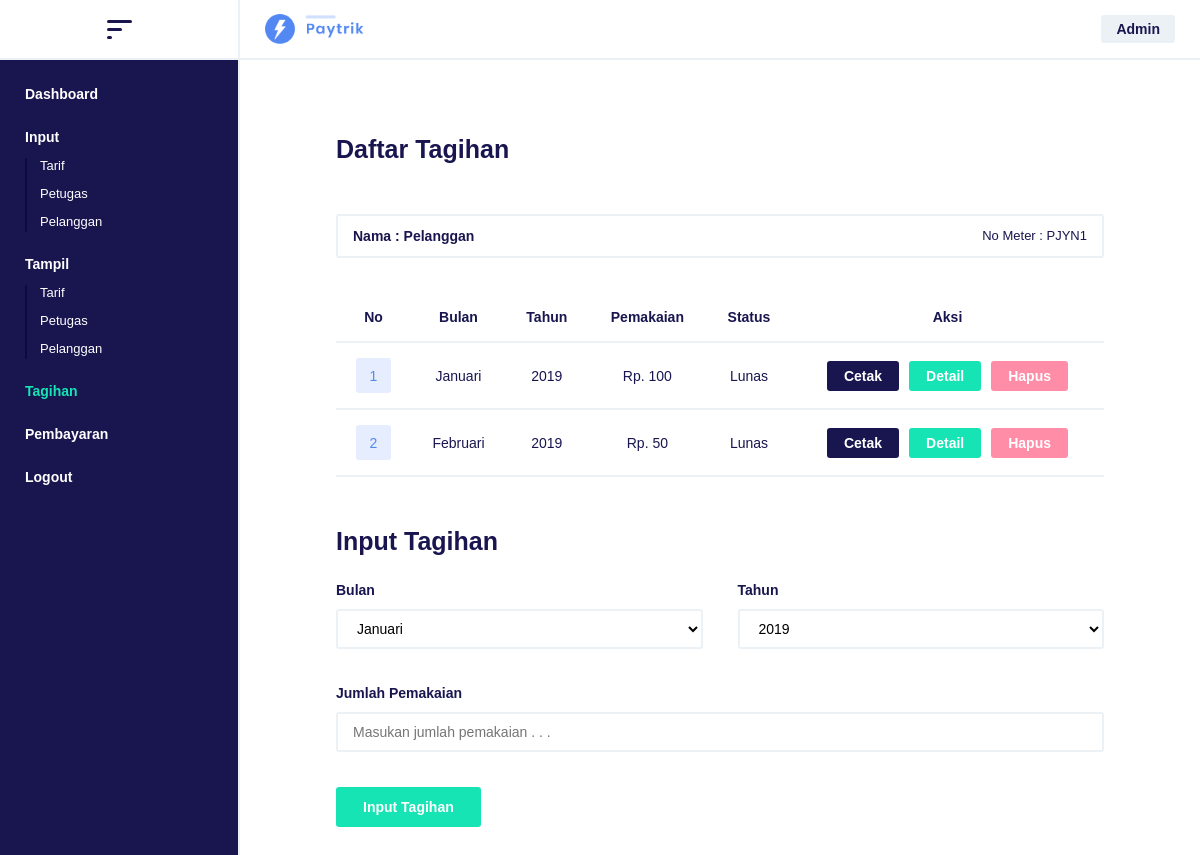
/daftartagihan.php?nopelanggan=1 (signed in), run on the app's committed database.
### tables this page shows
CREATE TABLE `tbpelanggan` (
  `kodePelanggan` int(11) NOT NULL,
  `noPelanggan` varchar(50) NOT NULL,
  `noMeter` varchar(50) NOT NULL,
  `kodeTarif` int(11) NOT NULL,
  `namaLengkap` varchar(50) NOT NULL,
  `telp` varchar(15) NOT NULL,
  `alamat` varchar(100) NOT NULL
);

CREATE TABLE `tbtagihan` (
  `kodeTagihan` int(11) NOT NULL,
  `noTagihan` varchar(50) NOT NULL,
  `noPelanggan` varchar(50) NOT NULL,
  `tahunTagih` varchar(50) NOT NULL,
  `bulanTagih` varchar(50) NOT NULL,
  `jumlahPemakaian` double(10,0) NOT NULL,
  `totalBayar` double(10,0) NOT NULL,
  `status` varchar(15) NOT NULL
);

### daftartagihan.php (the view, shortened to what this page needs)
<?php
require_once "koneksi.php";
$noPelanggan = $_GET['nopelanggan'];
$user = mysqli_query($connect, "SELECT * FROM tbpelanggan WHERE noPelanggan = '$noPelanggan'");
if( isset($noPelanggan) ){
	if( mysqli_num_rows($user) > 0 ){
		$data = mysqli_fetch_assoc($user);
	} else {
		echo "<script>
			alert('Akun tidak ditemukan !');
			location.href = 'inputtagihan.php';
		</script>";
	}
} else {
	header("Location: inputtagihan.php");
}
$sql = mysqli_query($connect, "SELECT * FROM tbtagihan WHERE noPelanggan = '$noPelanggan'");
?>
<!DOCTYPE html>
<html>
<head>
	<link rel="stylesheet" type="text/css" href="style.css">
</head>
<body>
<div class="container bflex">
	<div class="head cflex">
		<a class="btn-menu">
			<div class="icon icon1"></div>
			<div class="icon icon2"></div>
			<div class="icon icon3"></div>
		</a>
	</div>
	<div class="lcontainer">
		<ul class="menu">
			<li class="title-menu"><a href="dashboard.php"><span> Dashboard </span></a></li>
			<?php if( $_SESSION['level'] == 'Admin' ){ ?>
				<li class="title-menu"><a href="inputtarif.php"><span> Input </span></a>
					<ul class="drop">
						<li><a href="inputtarif.php"> Tarif </a></li>
						<li><a href="inputpetugas.php"> Petugas </a></li>
						<li><a href="inputpelanggan.php"> Pelanggan </a></li>
					</ul>
				</li>
				<li class="title-menu"><a href="tampiltarif.php"><span> Tampil </span></a>
					<ul class="drop">
						<li><a href="tampiltarif.php"> Tarif </a></li>
						<li><a href="tampilpetugas.php"> Petugas </a></li>
						<li><a href="tampilpelanggan.php"> Pelanggan </a></li>
					</ul>
				</li>
			<?php } ?>
			<li class="title-menu"><a href="inputtagihan.php"><span style="color: #16e4b4"> Tagihan </span></a></li>
			<li class="title-menu"><a href="inputpembayaran.php"><span> Pembayaran </span></a></li>
			<li><a class="btn-logout" "><span> Logout </span></a></li>
		</ul>
	</div>
	<div class="rcontainer">
		<div class="header bflex">
			<a href="dashboard.php">
				<img src="image/logo.png">
			</a>
			<div class="title-user">
				<span> <?php echo $_SESSION['level'] ?> </span>
			</div>
		</div>
		<div class="wrapper">
			<div class="delimiter">
				<h1 style="margin-top: 35px"> Daftar Tagihan </h1>
				<div class="user bflex">
					<span> Nama : <?php echo $data['namaLengkap'] ?> </span>
					<p> No Meter : <?php echo $data['noMeter'] ?> </p>
				</div>
				<?php if( mysqli_num_rows($sql) > 0 ){ $i = 1; ?>
					<div class="max">
						<table class="tmargin">
							<tr>
								<td><span> No </span></td>
								<td><span> Bulan </span></td>
								<td><span> Tahun </span></td>
								<td><span> Pemakaian </span></td>
								<td><span> Status </span></td>
								<td><span> Aksi </span></td>
							</tr>
							<?php while( $row = mysqli_fetch_assoc($sql) ){ ?>
							<tr>
								<td><p class="number"> <?php echo $i++ ?> </p></td>
								<td><p> <?php echo $row['bulanTagih'] ?> </p></td>
								<td><p> <?php echo $row['tahunTagih'] ?> </p></td>
								<td><p> Rp. <?php echo $row['jumlahPemakaian'] ?> </p></td>
								<td><p> <?php echo $row['status'] ?> </p></td>
								<td>
									<div class="cflex">
										<a href="cetaknota.php?nopelanggan=<?php echo $row['noPelanggan'] ?>&kodetagihan=<?php echo $row['kodeTagihan'] ?>&status=<?php echo $row['status'] ?>" class="btn-detail"> Cetak </a>
										<a href="detailpembayaran.php?nopelanggan=<?php echo $row['noPelanggan'] ?>&kodetagihan=<?php echo $row['kodeTagihan'] ?>" class="btn-edit"> Detail </a>
										<a href="hapustagihan.php?nopelanggan=<?php echo $row['noPelanggan'] ?>&kodetagihan=<?php echo $row['kodeTagihan'] ?>" class="btn-hapus"> Hapus </a>
									</div>
								</td>
							</tr>
							<?php } ?>
						</table>
					</div>
				<?php } else {
					echo "<script>
							var error = document.getElementsByClassName('error')[0];
							error.style.display='block';
							error.innerHTML = 'Data tagihan masih kosong !';
						</script>";
				} ?>
				<?php if( $_SESSION['level'] != "Pelanggan" ){ ?>
				<h1 style="margin-top: 50px; margin-bottom: 25px"> Input Tagihan </h1>
				<form method="POST">
					<div class="winput bflex">
						<div class="cinput">
							<span> Bulan </span>
							<select name="bulanTagih">
								<option value="Januari">Januari</option>
							</select>
						</div>
						<div class="cinput lmargin">
							<span> Tahun </span>
							<select name="tahunTagih">
							<?php for( $i=2019; $i>=2000; $i-- ){ ?>
								<option value="<?php echo $i ?>"> <?php echo $i ?> </option>
							<?php } ?>
							</select>
						</div>
					</div>
					<div class="winput tmargin">
						<span> Jumlah Pemakaian </span>
						<input type="text" name="jumlahPemakaian" placeholder="Masukan jumlah pemakaian . . .">
					</div>
					<div class="wiput tmargin">
						<button type="submit" name="btn-input" style="left: 0px"> Input Tagihan </button>
					</div>
				</form>
				<?php } ?>
			</div>
		</div>
	</div>
</div>
</body>
</html>

### style.css (style rules this page uses)
* { margin: 0px; padding: 0px; box-sizing: border-box; }
body { font-family: sans-serif; color: #18154f; }
h1 { font-size: 25px; }
span { font-size: 14px; font-weight: bold; }
p { font-size: 14px; line-height: 20px; }
a { text-decoration: none; cursor: pointer; font-size: 14px; }
.tmargin { margin-top: 35px; }
.lmargin { margin-left: 35px; }
.cflex { display: flex; align-items: center; justify-content: center; }
.bflex { display: flex; align-items: center; justify-content: space-between; }
.number { display: flex; align-items: center; justify-content: center; height: 35px; width: 35px; border-radius: 3px; background-color: #E5EDFE; font-size: 14px; color: #5388f3; margin: 0px auto; }
.winput, .cinput { height: auto; width: 100%; }
input, select { height: 40px; width: 100%; outline: none; padding: 0px 15px; box-sizing: border-box; border-radius: 3px; border: 2px solid #ECf1f6; background-color: #fff; font-size: 14px; color: #000; margin-top: 10px; transition: .5s; }
button { height: 40px; width: auto; outline: none; cursor: pointer; padding: 0px 25px; border-radius: 3px; font-weight: bold; font-size: 14px; color: #fff; background-color: #16e4b4; border: 2px solid #16e4b4; transition: .5s; }
table { height: auto; width: 100%; text-align: center; margin-top: 25px; border-collapse: collapse; }
tr { height: auto; width: 100%; border-bottom: 2px solid #ECf1f6; }
td { padding: 15px; box-sizing: border-box; }
.btn-edit { height: auto; width: auto; padding: 5px 15px; border-radius: 3px; background-color: #16e4b4; font-weight: bold; font-size: 14px; color: #fff; border: 2px solid #16e4b4; transition: .5s; }
.btn-hapus { height: auto; width: auto; padding: 5px 15px; border-radius: 3px; background-color: #ff8da8; font-weight: bold; font-size: 14px; color: #fff; margin-left: 10px; border: 2px solid #ff8da8; transition: .5s; }
.btn-detail { height: auto; width: auto; padding: 5px 15px; border-radius: 3px; background-color: #18154f; font-weight: bold; font-size: 14px; color: #fff; margin-right: 10px; border: 2px solid #18154f; transition: .5s; }
.user { height: auto; width: 100%; padding: 10px 15px; box-sizing: border-box; border-radius: 3px; background-color: #fff; border: 2px solid #ECf1f6; margin-top: 50px; }
.user p { font-size: 13px; }
.wrapper { height: auto; width: 100%; padding: 100px 0px 50px; box-sizing: border-box; }
.delimiter { position: relative; height: auto; width: 85%; max-width: 768px; margin: 0px auto; }
.container { height: auto; width: 100%; }
.lcontainer { position: fixed; height: 100%; width: 20%; left: 0px; top: 0px; padding-top: 60px; box-sizing: border-box; border-right: 2px solid #ECf1f6; background-color: #18154f; transition: .5s; overflow: hidden; z-index: 9; }
.head { position: fixed; height: 60px; width: 20%; top: 0px; background-color: #fff; border-right: 2px solid #ECf1f6; border-bottom: 2px solid #ECf1f6; z-index: 99; }
.menu { height: auto; width: 100%; padding: 25px; box-sizing: border-box; }
.menu li { display: block; list-style: none; }
.menu a { font-size: 14px; color: #fff; transition: .5s; }
.title-menu { margin-bottom: 25px; }
.drop { position: relative; padding: 0px 15px; box-sizing: border-box; }
.drop:before { position: absolute; height: 100%; width: 2px; left: 0; top: 2px; content: ''; border-radius: 3px; background-color: #0b0842; }
.drop li { margin-top: 10px; }
.drop a { font-size: 13px; }
.icon { height: 3px; width: 25px; border-radius: 3px; background-color: #18154f; transition: .5s; }
.icon1 { width: 25px; }
.icon2 { width: 15px; margin: 5px 0px; }
.icon3 { width: 5px; }
.rcontainer { position: absolute; height: auto; width: 80%; right: 0px; top: 0px; background-color: #fff; transition: .5s; z-index: 9; }
.header { position: fixed; height: 60px; width: 80%; right: 0px; top: 0px; padding: 0px 25px; box-sizing: border-box; background-color: #fff; border-bottom: 2px solid #ECf1f6; z-index: 9999; }
.header img { height: 30px; width: auto; vertical-align: middle; }
.title-user { padding: 5px 15px; box-sizing: border-box; border-radius: 3px; background-color: #ECf1f6; }

### data on the page
tbpelanggan: namaLengkap "Pelanggan", noMeter "PJYN1"
tbtagihan: bulanTagih "Januari", tahunTagih "2019", jumlahPemakaian "100", status "Lunas"
tbtagihan: bulanTagih "Februari", tahunTagih "2019", jumlahPemakaian "50", status "Lunas"

### other printed values
$_SESSION['level'] "Admin"
form field tahunTagih "2019"
